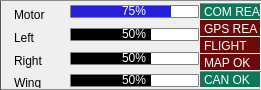
    <widget class="QWidget" name="widget_8" native="true">
     <property name="geometry">
      <rect>
       <x>0</x>
       <y>431</y>
       <width>261</width>
       <height>90</height>
      </rect>
     </property>
     <property name="styleSheet">
      <string notr="true">border:1px solid;
border:1px solid;border-color: rgb(255, 255, 255);
border-left-color: rgb(85, 87, 83);
border-top-color: rgb(136, 138, 133);
border-bottom-color: rgb(136, 138, 133);</string>
     </property>
     <widget class="QProgressBar" name="progressBar_left3">
      <property name="geometry">
       <rect>
        <x>70</x>
        <y>52</y>
        <width>129</width>
        <height>13</height>
       </rect>
      </property>
      <property name="styleSheet">
       <string notr="true">QProgressBar {
   border: 2px solid grey;
   border-radius: 5px;
   background-color: #FFFFFF;
}
 
QProgressBar::chunk {
   background-color: rgb(0, 0, 0);
   width: 20px;
}
 
QProgressBar {
   border: 1px solid grey;
   border-radius: 1px;
   text-align: center;
	color: rgb(255, 255, 255);
}</string>
      </property>
      <property name="value">
       <number>50</number>
      </property>
     </widget>
     <widget class="QProgressBar" name="progressBar_left3_2">
      <property name="geometry">
       <rect>
        <x>70</x>
        <y>74</y>
        <width>129</width>
        <height>13</height>
       </rect>
      </property>
      <property name="styleSheet">
       <string notr="true">QProgressBar {
   border: 2px solid grey;
   border-radius: 5px;
   background-color: #FFFFFF;
}
 
QProgressBar::chunk {
   background-color: rgb(0, 0, 0);
   width: 20px;
}
 
QProgressBar {
   border: 1px solid grey;
   border-radius: 1px;
   text-align: center;
	color: rgb(255, 255, 255);
}</string>
      </property>
      <property name="value">
       <number>50</number>
      </property>
     </widget>
     <widget class="QLabel" name="label_3">
      <property name="geometry">
       <rect>
        <x>10</x>
        <y>51</y>
        <width>61</width>
        <height>20</height>
       </rect>
      </property>
      <property name="styleSheet">
       <string notr="true">font: 57 9pt &quot;aakar&quot;;
border-color: transparent;</string>
      </property>
      <property name="text">
       <string>Right</string>
      </property>
     </widget>
     <widget class="QWidget" name="widget_9" native="true">
      <property name="geometry">
       <rect>
        <x>200</x>
        <y>71</y>
        <width>61</width>
        <height>16</height>
       </rect>
      </property>
      <property name="styleSheet">
       <string notr="true">background-color: rgb(110, 9, 9);
background-color: rgb(13, 119, 90);</string>
      </property>
      <widget class="QLabel" name="label_14">
       <property name="geometry">
        <rect>
         <x>0</x>
         <y>0</y>
         <width>61</width>
         <height>17</height>
        </rect>
       </property>
       <property name="styleSheet">
        <string notr="true">color: rgb(255, 255, 255);</string>
       </property>
       <property name="text">
        <string>CAN OK</string>
       </property>
      </widget>
     </widget>
     <widget class="QLabel" name="label">
      <property name="geometry">
       <rect>
        <x>10</x>
        <y>5</y>
        <width>61</width>
        <height>20</height>
       </rect>
      </property>
      <property name="styleSheet">
       <string notr="true">font: 57 9pt &quot;aakar&quot;;
border-color: transparent;</string>
      </property>
      <property name="text">
       <string>Motor</string>
      </property>
     </widget>
     <widget class="QProgressBar" name="progressBar_left1">
      <property name="geometry">
       <rect>
        <x>70</x>
        <y>5</y>
        <width>129</width>
        <height>13</height>
       </rect>
      </property>
      <property name="layoutDirection">
       <enum>Qt::LeftToRight</enum>
      </property>
      <property name="styleSheet">
       <string notr="true">QProgressBar {
   border: 1px solid black;
   border-radius: 1px;
   background-color: #FFFFFF;
}
 
QProgressBar::chunk {
   background-color: rgb(38, 33, 217);
   width: 20px;
}
 
QProgressBar {
   border: 1px solid grey;
   border-radius: 1px;
   text-align: center;
	color: rgb(255, 255, 255);
}</string>
      </property>
      <property name="value">
       <number>75</number>
      </property>
      <property name="textVisible">
       <bool>true</bool>
      </property>
      <property name="orientation">
       <enum>Qt::Horizontal</enum>
      </property>
      <property name="invertedAppearance">
       <bool>false</bool>
      </property>
      <property name="textDirection">
       <enum>QProgressBar::BottomToTop</enum>
      </property>
     </widget>
     <widget class="QLabel" name="label_2">
      <property name="geometry">
       <rect>
        <x>10</x>
        <y>28</y>
        <width>61</width>
        <height>20</height>
       </rect>
      </property>
      <property name="styleSheet">
       <string notr="true">font: 57 9pt &quot;aakar&quot;;
border-color: transparent;</string>
      </property>
      <property name="text">
       <string>Left </string>
      </property>
     </widget>
     <widget class="QLabel" name="label_4">
      <property name="geometry">
       <rect>
        <x>10</x>
        <y>76</y>
        <width>61</width>
        <height>13</height>
       </rect>
      </property>
      <property name="styleSheet">
       <string notr="true">font: 57 9pt &quot;aakar&quot;;
border-color: transparent;</string>
      </property>
      <property name="text">
       <string>Wing</string>
      </property>
     </widget>
     <widget class="QProgressBar" name="progressBar_left2">
      <property name="geometry">
       <rect>
        <x>70</x>
        <y>28</y>
        <width>129</width>
        <height>13</height>
       </rect>
      </property>
      <property name="styleSheet">
       <string notr="true">QProgressBar {
   border: 2px solid black;
   border-radius: 5px;
   background-color: #FFFFFF;

}
 
QProgressBar::chunk {
   background-color: rgb(0, 0, 0);
   width: 20px;
}
 
QProgressBar {
   border: 1px solid grey;
   border-radius: 1px;
   text-align: center;
	color: rgb(255, 255, 255);
}</string>
      </property>
      <property name="value">
       <number>50</number>
      </property>
     </widget>
     <widget class="QWidget" name="widget_15" native="true">
      <property name="geometry">
       <rect>
        <x>200</x>
        <y>54</y>
        <width>60</width>
        <height>16</height>
       </rect>
      </property>
      <property name="styleSheet">
       <string notr="true">background-color: rgb(110, 9, 9);
border-color: rgb(110, 9, 9);</string>
      </property>
      <widget class="QLabel" name="label_26">
       <property name="geometry">
        <rect>
         <x>0</x>
         <y>0</y>
         <width>61</width>
         <height>17</height>
        </rect>
       </property>
       <property name="styleSheet">
        <string notr="true">color: rgb(255, 255, 255);</string>
       </property>
       <property name="text">
        <string>MAP OK</string>
       </property>
      </widget>
     </widget>
     <widget class="QWidget" name="widget_58" native="true">
      <property name="geometry">
       <rect>
        <x>200</x>
        <y>37</y>
        <width>60</width>
        <height>16</height>
       </rect>
      </property>
      <property name="styleSheet">
       <string notr="true">background-color: rgb(110, 9, 9);
border-color: rgb(110, 9, 9);</string>
      </property>
      <widget class="QLabel" name="label_27">
       <property name="geometry">
        <rect>
         <x>0</x>
         <y>0</y>
         <width>61</width>
         <height>17</height>
        </rect>
       </property>
       <property name="styleSheet">
        <string notr="true">color: rgb(255, 255, 255);</string>
       </property>
       <property name="text">
        <string>FLIGHT</string>
       </property>
      </widget>
     </widget>
     <widget class="QWidget" name="widget_59" native="true">
      <property name="geometry">
       <rect>
        <x>200</x>
        <y>20</y>
        <width>60</width>
        <height>16</height>
       </rect>
      </property>
      <property name="styleSheet">
       <string notr="true">background-color: rgb(110, 9, 9);
border-color: rgb(110, 9, 9);</string>
      </property>
      <widget class="QLabel" name="label_28">
       <property name="geometry">
        <rect>
         <x>0</x>
         <y>0</y>
         <width>61</width>
         <height>17</height>
        </rect>
       </property>
       <property name="styleSheet">
        <string notr="true">color: rgb(255, 255, 255);</string>
       </property>
       <property name="text">
        <string>GPS REA</string>
       </property>
      </widget>
     </widget>
     <widget class="QWidget" name="widget_16" native="true">
      <property name="geometry">
       <rect>
        <x>200</x>
        <y>3</y>
        <width>61</width>
        <height>16</height>
       </rect>
      </property>
      <property name="styleSheet">
       <string notr="true">background-color: rgb(110, 9, 9);
background-color: rgb(13, 119, 90);</string>
      </property>
      <widget class="QLabel" name="label_29">
       <property name="geometry">
        <rect>
         <x>0</x>
         <y>0</y>
         <width>61</width>
         <height>17</height>
        </rect>
       </property>
       <property name="styleSheet">
        <string notr="true">color: rgb(255, 255, 255);</string>
       </property>
       <property name="text">
        <string>COM REA</string>
       </property>
      </widget>
     </widget>
    </widget>
